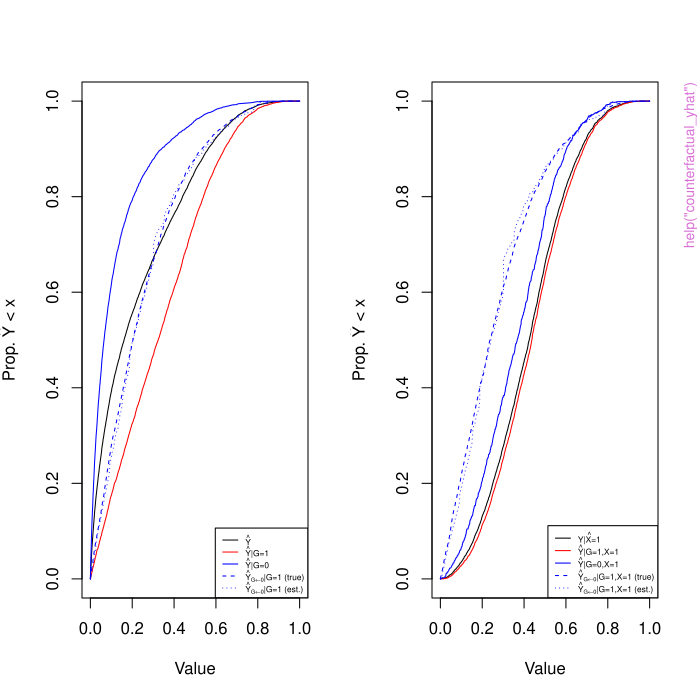

R code for this plot:
pkgname <- "SPARRAfairness"
source(file.path(R.home("share"), "R", "examples-header.R"))
options(warn = 1)
library('SPARRAfairness')

base::assign(".oldSearch", base::search(), pos = 'CheckExEnv')
base::assign(".old_wd", base::getwd(), pos = 'CheckExEnv')
cleanEx()
nameEx("adjusted_fdr")
### * adjusted_fdr

flush(stderr()); flush(stdout())

### Name: adjusted_fdr
### Title: adjusted_fdr
### Aliases: adjusted_fdr

### ** Examples

# See vignette



cleanEx()
nameEx("adjusted_for")
### * adjusted_for

flush(stderr()); flush(stdout())

### Name: adjusted_for
### Title: adjusted_for
### Aliases: adjusted_for

### ** Examples

# See vignette



cleanEx()
nameEx("cal_2panel")
### * cal_2panel

flush(stderr()); flush(stdout())

### Name: cal_2panel
### Title: cal_2panel Draws calibration curves (with legend) with a second
###   panel underneath showing predicted differences.
### Aliases: cal_2panel

### ** Examples

# See vignette



cleanEx()
nameEx("counterfactual_yhat")
### * counterfactual_yhat

flush(stderr()); flush(stdout())

### Name: counterfactual_yhat
### Title: counterfactual_yhat
### Aliases: counterfactual_yhat

### ** Examples


set.seed(23173)
N=10000

# Background variables sampler
background_U=function(n) runif(n) # U~U(0,1)

# Structural equations
struct_G=function(u,n) rbinom(n,1,prob=u) # G|U=u ~ Bern(u)
struct_X=function(u,g,n) rbinom(n,1,prob=u*(0.5 + 0.5*g)) # X|U=u,G=g ~ Bern(u(1+g)/2)
struct_Yhat=function(u,x,n) (runif(n,0,x) + runif(n,0,u))/2 # Yhat|X,N ~ (U(0,X) + U(0,U))/2

# To see that the counterfactual 'isolates' the difference in Yhat due to the 
#  causal pathway from G to Yhat through X, change the definition of struct_G to
#  
#  struct_G=function(u,n) rbinom(n,1,prob=1/2) # G|U=u ~ Bern(1/2)
#
# so the posterior of U|G=g does not depend on g. Note that, with this definition, the 
#  counterfactual Yhat_{G<01}|G=1 coincides with the conditional Yhat|G=0, since
#  the counterfactual G<-1 is equivalent to just conditioning on G=1.
#
# By contrast, if we change struct_G back to its original definition, but 
#  change the definition of struct_Yhat to
#  
#  struct_Yhat=function(u,x,n) (runif(n,0,1) + runif(n,0,u))/2 # Yhat|X,N ~ (U(0,1) + U(0,U))/2
#
# so Yhat depends on G only through the change in posterior of U from changing g, 
#  the counterfactual Yhat_{G<01}|G=1 coincides with the conditional Yhat|G=1.


# Sample from complete causal model
U=background_U(N)
G=struct_G(U,N)
X=struct_X(U,G,N)
Yhat=struct_Yhat(U,X,N)
dat=data.frame(U,G,X,Yhat)


# True counterfactual Yhat_{G <- 0}|G=1
w1=which(dat$G==1)
n1=length(w1)
UG1=dat$U[w1] # This is U|G=1
XG1=struct_X(UG1,rep(0,n1),n1)
YhatG1=struct_Yhat(UG1,XG1,n1)

# Estimated counterfactual Yhat_{G <- 0}|G=1
ind_G1=counterfactual_yhat(dat,X="X",G="G",g = 1, gdash = 0)
YhatG1_resample=dat$Yhat[ind_G1]



# True counterfactual Yhat_{G <- 0}|G=1,X=1
w11=which(dat$G==1 & dat$X==1)
n11=length(w11)
UG1X1=dat$U[w11] # This is U|G=1,X=1
XG1X1=struct_X(UG1X1,rep(0,n11),n11)
YhatG1X1=struct_Yhat(UG1X1,XG1X1,n11)

# Estimated counterfactual Yhat_{G <- 0}|G=1
ind_G1X1=counterfactual_yhat(dat,X="X",G="G",g = 1, gdash = 0,x=1)
YhatG1X1_resample=dat$Yhat[ind_G1X1]




# Compare CDFs
x=seq(0,1,length=1000)
oldpar = par(mfrow=c(1,2))

plot(0,type="n",xlim=c(0,1),ylim=c(0,1),xlab="Value",
     ylab=expression(paste("Prop. ",hat('Y')," < x")))
lines(x,ecdf(dat$Yhat)(x),col="black") # Unconditional CDF of Yhat
lines(x,ecdf(dat$Yhat[which(dat$G==1)])(x),col="red") # Yhat|G=1
lines(x,ecdf(dat$Yhat[which(dat$G==0)])(x),col="blue") # Yhat|G=0

# True counterfactual Yhat_{G <- 0}|G=1
lines(x,ecdf(YhatG1)(x),col="blue",lty=2) 

# Estimated counterfactual Yhat_{G <- 0}|G=1
lines(x,ecdf(YhatG1_resample)(x),col="blue",lty=3) 

legend("bottomright",
       c(expression(paste(hat('Y'))),
         expression(paste(hat('Y'),"|G=1")),
         expression(paste(hat('Y'),"|G=0")),
         expression(paste(hat(Y)[G %<-% 0],"|G=1 (true)")),
         expression(paste(hat(Y)[G %<-% 0],"|G=1 (est.)"))),
       col=c("black","red","blue","blue","blue"),
       lty=c(1,1,1,2,3),
       cex=0.5)



plot(0,type="n",xlim=c(0,1),ylim=c(0,1),xlab="Value",
     ylab=expression(paste("Prop. ",hat('Y')," < x")))
lines(x,ecdf(dat$Yhat[which(dat$X==1)])(x),col="black") # CDF of Yhat|X=1
lines(x,ecdf(dat$Yhat[which(dat$G==1 & dat$X==1)])(x),col="red") # Yhat|G=1,X=1
lines(x,ecdf(dat$Yhat[which(dat$G==0 & dat$X==1)])(x),col="blue") # Yhat|G=0,X=1

# True counterfactual Yhat_{G <- 0}|G=1,X=1
lines(x,ecdf(YhatG1X1)(x),col="blue",lty=2) 

# Estimated counterfactual Yhat_{G <- 0}|G=1,X=1
lines(x,ecdf(YhatG1X1_resample)(x),col="blue",lty=3) 

legend("bottomright",
       c(expression(paste(hat('Y|X=1'))),
         expression(paste(hat('Y'),"|G=1,X=1")),
         expression(paste(hat('Y'),"|G=0,X=1")),
         expression(paste(hat(Y)[G %<-% 0],"|G=1,X=1 (true)")),
         expression(paste(hat(Y)[G %<-% 0],"|G=1,X=1 (est.)"))),
       col=c("black","red","blue","blue","blue"),
       lty=c(1,1,1,2,3),
       cex=0.5)

# In both plots, the estimated counterfactual CDF closely matches the CDF of the
#  true counterfactual.

# Restore parameters
par(oldpar)




graphics::par(get("par.postscript", pos = 'CheckExEnv'))
cleanEx()
nameEx("dat2mat")
### * dat2mat

flush(stderr()); flush(stdout())

### Name: dat2mat
### Title: dat2mat
### Aliases: dat2mat

### ** Examples

# See vignette



cleanEx()
nameEx("demographic_parity")
### * demographic_parity

flush(stderr()); flush(stdout())

### Name: demographic_parity
### Title: demographic_parity
### Aliases: demographic_parity

### ** Examples

# See vignette



cleanEx()
nameEx("drawperson")
### * drawperson

flush(stderr()); flush(stdout())

### Name: drawperson
### Title: drawperson
### Aliases: drawperson

### ** Examples

plot(0,xlim=c(-1,1),ylim=c(-1,1),type="n")
drawperson(0,0,1,col="yellow",border="red",lwd=3,lty=2)



cleanEx()
nameEx("drawprop")
### * drawprop

flush(stderr()); flush(stdout())

### Name: drawprop
### Title: drawprop
### Aliases: drawprop

### ** Examples

# See vignette



cleanEx()
nameEx("for_breakdown")
### * for_breakdown

flush(stderr()); flush(stdout())

### Name: for_breakdown
### Title: for_breakdown
### Aliases: for_breakdown

### ** Examples


# See vignette



cleanEx()
nameEx("getcal")
### * getcal

flush(stderr()); flush(stdout())

### Name: getcal
### Title: getcal()
### Aliases: getcal

### ** Examples

# See vignette



cleanEx()
nameEx("getprc")
### * getprc

flush(stderr()); flush(stdout())

### Name: getprc
### Title: getprc()
### Aliases: getprc

### ** Examples

# See vignette



cleanEx()
nameEx("getroc")
### * getroc

flush(stderr()); flush(stdout())

### Name: getroc
### Title: getroc() Comprehensive plotting function for receiver-operator
###   characteristic curve. Also calculates AUROC and standard error.
### Aliases: getroc

### ** Examples

# See vignette



cleanEx()
nameEx("group_fairness")
### * group_fairness

flush(stderr()); flush(stdout())

### Name: group_fairness
### Title: group_fairness
### Aliases: group_fairness

### ** Examples

# See vignette



cleanEx()
nameEx("groupmetric_2panel")
### * groupmetric_2panel

flush(stderr()); flush(stdout())

### Name: groupmetric_2panel
### Title: groupmetric_2panel Draws plots of a group fairness metric with a
###   second panel underneath
### Aliases: groupmetric_2panel

### ** Examples

# See vignette



cleanEx()
nameEx("logistic")
### * logistic

flush(stderr()); flush(stdout())

### Name: logistic
### Title: Logistic
### Aliases: logistic

### ** Examples


# Plot
x=seq(-5,5,length=1000)
plot(x,logistic(x),type="l")



cleanEx()
nameEx("logit")
### * logit

flush(stderr()); flush(stdout())

### Name: logit
### Title: Logit
### Aliases: logit

### ** Examples


# Plot
x=seq(0,1,length=100)
plot(x,logit(x),type="l")

# Logit and logistic are inverses
x=seq(-5,5,length=1000)
plot(x,logit(logistic(x)),type="l")



cleanEx()
nameEx("plot.sparraCAL")
### * plot.sparraCAL

flush(stderr()); flush(stdout())

### Name: plot.sparraCAL
### Title: Plot function for class sparraCAL
### Aliases: plot.sparraCAL

### ** Examples

# See vignette



cleanEx()
nameEx("plot.sparraPRC")
### * plot.sparraPRC

flush(stderr()); flush(stdout())

### Name: plot.sparraPRC
### Title: Plot function for class above
### Aliases: plot.sparraPRC

### ** Examples

# See vignette



cleanEx()
nameEx("plot.sparraROC")
### * plot.sparraROC

flush(stderr()); flush(stdout())

### Name: plot.sparraROC
### Title: Plot function for class sparraROC
### Aliases: plot.sparraROC

### ** Examples

# See vignette



cleanEx()
nameEx("plot_decomp")
### * plot_decomp

flush(stderr()); flush(stdout())

### Name: plot_decomp
### Title: plot_decomp
### Aliases: plot_decomp

### ** Examples


# See vignette



cleanEx()
nameEx("prc_2panel")
### * prc_2panel

flush(stderr()); flush(stdout())

### Name: prc_2panel
### Title: prc_2panel Draws a PRC curve (with legend) with a second panel
###   underneath showing precision difference.
### Aliases: prc_2panel

### ** Examples

# See vignette



cleanEx()
nameEx("roc_2panel")
### * roc_2panel

flush(stderr()); flush(stdout())

### Name: roc_2panel
### Title: roc_2panel Draws a ROC curve (with legend) with a second panel
###   underneath showing sensitivity difference.
### Aliases: roc_2panel

### ** Examples

# See vignette



cleanEx()
nameEx("sim_pop_data")
### * sim_pop_data

flush(stderr()); flush(stdout())

### Name: sim_pop_data
### Title: sim_pop_data
### Aliases: sim_pop_data

### ** Examples


# Simulate data
dat=sim_pop_data(10000)
cor(dat[,1:7])

# See vignette



### * <FOOTER>
###
cleanEx()
options(digits = 7L)
base::cat("Time elapsed: ", proc.time() - base::get("ptime", pos = 'CheckExEnv'),"\n")
grDevices::dev.off()
###
### Local variables: ***
### mode: outline-minor ***
### outline-regexp: "\\(> \\)?### [*]+" ***
### End: ***
quit('no')
